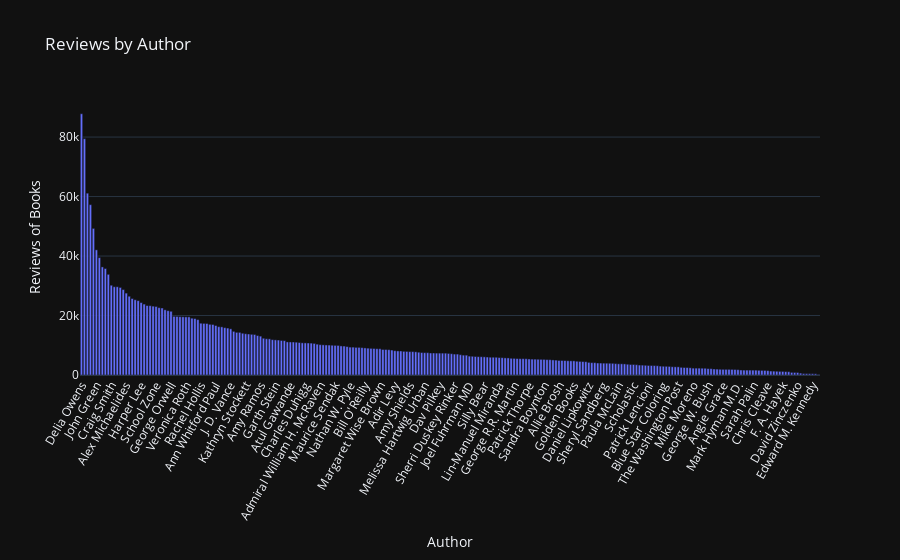

Source (notebook cell):
### Code cell
er_df = df.groupby('Author')[['Reviews']].mean().reset_index()
#.reset_index() - преобразует полученную серию в DataFrame с двумя столбцами.
er_df.columns = ['Author', 'Reviews']
er_df = er_df.sort_values('Reviews', ascending=False)

# по авторам
fig = go.Figure()
fig.add_trace(go.Bar(x=er_df['Author'], y= er_df['Reviews'], name='Reviews of Books'))
fig.update_layout(title='Reviews by Author', xaxis_title='Author', yaxis_title='Reviews of Books', xaxis_tickangle=-60)
fig.show()

### Figure 1 — Plotly figure (JSON) as saved in the notebook; plotly's stock layout.template omitted (floating-point values rounded to 4 significant figures; data arrays with more than 128 entries replaced by an {"elided": "..."} marker saying what was removed)
{"data": [{"name": "Reviews of Books", "x": {"elided": "248 str values"}, "y": {"elided": "248 float values"}, "type": "bar"}], "layout": {"xaxis": {"title": {"text": "Author"}, "tickangle": -60}, "title": {"text": "Reviews by Author"}, "yaxis": {"title": {"text": "Reviews of Books"}}}}
